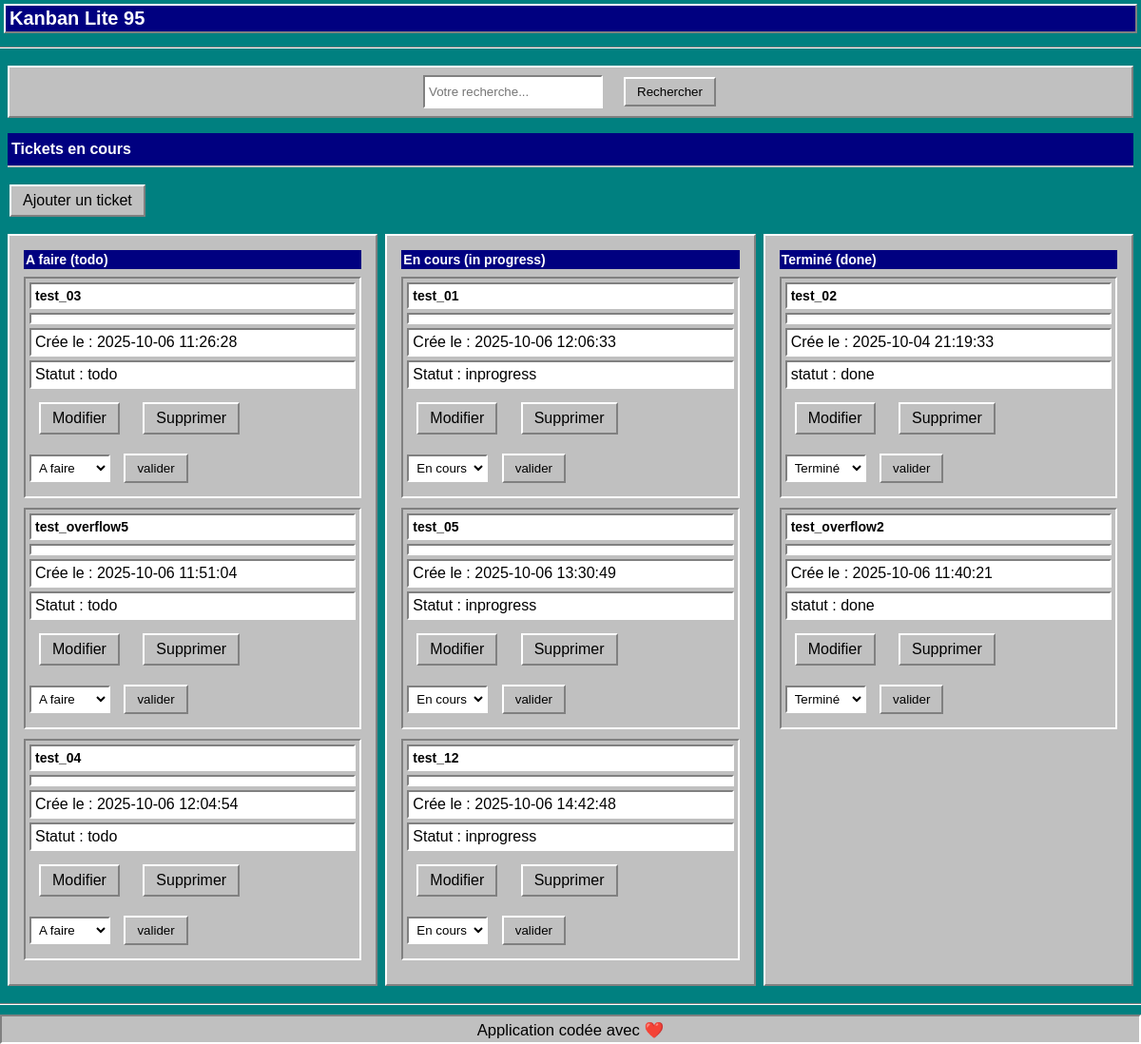
The page / on the database its author committed.
### tables this page shows
CREATE TABLE items (
    id INTEGER PRIMARY KEY AUTOINCREMENT NOT NULL,
    title TEXT NOT NULL,
    content TEXT NOT NULL,
    created_at DATETIME DEFAULT CURRENT_TIMESTAMP,
    `status` TEXT DEFAULT 'todo' CHECK (`status` IN ('todo', 'inprogress', 'done'))
);

### controllers/itemController.php (called while the page is built, shortened)
<?php
require_once __DIR__ . '/../core/db.php';
require_once __DIR__ . '/../models/itemModel.php';
function indexItems() {
    $todo = getTodoItem();
    $inprogress = getInprogressItem();
    $done = getDoneItem();
    include __DIR__ . '/../views/header.php';
    include __DIR__ . '/../views/items.php';
    include __DIR__ . '/../views/footer.php';
}

### public/index.php (called while the page is built)
<?php
require '../core/routeur.php';

### models/itemModel.php (called while the page is built, shortened)
<?php
function getTodoItem() {
    global $pdo;
    $stmt = $pdo->prepare("SELECT * FROM items WHERE status = 'todo' ORDER BY created_at ASC");
    $stmt->execute();
    return $stmt->fetchAll(PDO::FETCH_ASSOC);
}
function getInprogressItem() {
    global $pdo;
    $stmt = $pdo->prepare("SELECT * FROM items WHERE status = 'inprogress' ORDER BY created_at ASC");
    $stmt->execute();
    return $stmt->fetchAll(PDO::FETCH_ASSOC);
}
function getDoneItem() {
    global $pdo;
    $stmt = $pdo->prepare("SELECT * FROM items WHERE status = 'done' ORDER BY created_at ASC");
    $stmt->execute();
    return $stmt->fetchAll(PDO::FETCH_ASSOC);
}

### views/items.php (the view, shortened to what this page needs)
<div class="items-container">
    <div class="search-container">
        <form action="index.php" method="get">
            <input type="text" name="search" id="search" placeholder="Votre recherche...">
            <button type="submit">Rechercher</button>
        </form>
    </div>
    <div class="h2">
        <h2>Tickets en cours</h2>
    </div>
    <div class="link-add">
        <a href="index.php?route=items.create" class="link">Ajouter un ticket</a>
    </div>
    <div class="items-columns-container">
        <div class="column column-todo dropzone" data-status="todo">
            <div class="column-title">
                <h3>A faire (todo)</h3>
            </div>
            <div class="card-container">
                <?php if (empty($todo)): ?>
                    <p>Aucun item pour ce statut.</p>
                <?php else: ?>
                    <?php foreach ($todo as $item): ?>
                        <div class="card" draggable="true" data-id="<?= $item['id'] ?>">
                            <div class="card-details">
                                <p class="card-title">
                                    <?= htmlspecialchars($item['title']) ?>
                                </p>
                                <div class="rendered" data-md="<?= htmlspecialchars($item['content'], ENT_QUOTES) ?>"></div>
                                <div class="create-detail">
                                    <p>Crée le : <?= htmlspecialchars($item['created_at']) ?></p>
                                </div>
                                <div class="card-status">
                                    <p>Statut : <?= htmlspecialchars($item['status']) ?></p>
                                </div>
                                <div class="card-buttons">
                                    <a class="card-update" href="index.php?route=items.update&id=<?= $item['id'] ?>">Modifier</a>
                                    <a class="card-delete" href="index.php?route=items.delete&id=<?= $item['id'] ?>">Supprimer</a>
                                </div>
                                <form action="index.php" method="post" class="card-select">
                                    <select name="status">
                                        <option value="todo" <?= $item['status'] == 'todo' ? 'selected' : '' ?>>A faire</option>
                                    </select>
                                    <button type="submit" class="button-select">valider</button>
                                </form>
                            </div>
                        </div>
                    <?php endforeach; ?>
                <?php endif; ?>
            </div>
        </div>
        <div class="column column-inprogress dropzone" data-status="inprogress">
            <div class="column-title">
                <h3>En cours (in progress)</h3>
            </div>
            <div class="card-container">
                <?php if (empty($inprogress)): ?>
                    <p>Aucun item pour ce statut.</p>
                <?php else: ?>
                    <?php foreach ($inprogress as $item): ?>
                        <div class="card" draggable="true" data-id="<?= $item['id'] ?>">
                            <div class="card-details">
                                <p class="card-title">
                                    <?= htmlspecialchars($item['title']) ?>
                                </p>
                                <div class="rendered" data-md="<?= htmlspecialchars($item['content'], ENT_QUOTES) ?>"></div>
                                <div class="create-detail">
                                    <p>Crée le : <?= htmlspecialchars($item['created_at']) ?></p>
                                </div>
                                <div class="card-status">
                                    <p>Statut : <?= htmlspecialchars($item['status']) ?></p>
                                </div>
                                <div class="card-buttons">
                                    <a class="card-update" href="index.php?route=items.update&id=<?= $item['id'] ?>">Modifier</a>
                                    <a class="card-delete" href="index.php?route=items.delete&id=<?= $item['id'] ?>">Supprimer</a>
                                </div>
                                <form action="index.php" method="post" class="card-select">
                                    <select name="status">
                                        <option value="inprogress" <?= $item['status'] == 'inprogress' ? 'selected' : '' ?>>En cours</option>
                                    </select>
                                    <button type="submit" class="button-select">valider</button>
                                </form>
                            </div>
                        </div>
                    <?php endforeach; ?>
                <?php endif; ?>
            </div>
        </div>
        <div class="column column-done dropzone" data-status="done">
            <div class="column-title">
                <h3>Terminé (done)</h3>
            </div>
            <div class="card-container">
                <?php if (empty($done)): ?>
                    <p>Aucun item pour ce statut.</p>
                <?php else: ?>
                    <?php foreach ($done as $item): ?>
                        <div class="card" draggable="true" data-id="<?= $item['id'] ?>">
                            <div class="card-details">
                                <p class="card-title">
                                    <?= htmlspecialchars($item['title']) ?>
                                </p>
                                <div class="rendered" data-md="<?= htmlspecialchars($item['content'], ENT_QUOTES) ?>"></div>
                                <div class="create-detail">
                                    <p>Crée le : <?= htmlspecialchars($item['created_at']) ?></p>
                                </div>
                                <div class="card-status">
                                    <p>statut : <?= htmlspecialchars($item['status']) ?></p>
                                </div>
                                <div class="card-buttons">
                                    <a class="card-update" href="index.php?route=items.update&id=<?= $item['id'] ?>">Modifier</a>
                                    <a class="card-delete" href="index.php?route=items.delete&id=<?= $item['id'] ?>">Supprimer</a>
                                </div>
                                <form action="index.php" method="post" class="card-select">
                                    <select name="status">
                                        <option value="done" <?= $item['status'] == 'done' ? 'selected' : '' ?>>Terminé</option>
                                    </select>
                                    <button type="submit" class="button-select">valider</button>
                                </form>
                            </div>
                        </div>
                    <?php endforeach; ?>
                <?php endif; ?>
            </div>
        </div>
    </div>
</div>

### core/routeur.php (shortened to what this page needs)
<?php
require __DIR__ . '/../controllers/itemController.php';
$route = $_POST['route'] ?? $_GET['route'] ?? 'items.index';
switch ($route) {
    case 'items.index':
        indexItems();
        break;
}

### views/header.php (shortened to what this page needs)
<!DOCTYPE html>
<html lang="fr">
<head>
  <link rel="stylesheet" href="/css/style.css">
  <link rel="stylesheet" href="https://cdn.jsdelivr.net/simplemde/latest/simplemde.min.css">
</head>
<body>
  <div class="top">
    <h1>Kanban Lite 95</h1>
  </div>
  <hr>

### views/footer.php (shortened to what this page needs)
<hr>
    <div class="footer">
        <p><small>Application codée avec ❤️</small></p>
    </div>
</body>
</html>

### public/css/style.css (style rules this page uses)
* { margin: 0; padding: 0; box-sizing: border-box; text-decoration: none; font-family: "MS Sans Serif", Tahoma, Verdana, Segoe, sans-serif; color: #000000; word-break: break-word; overflow-wrap: break-word; }
html, body { height: 100%; margin: 0; padding: 0; }
body { background-color: #008080; color: #000000; display: flex; flex-direction: column; min-height: 100vh; }
.top { padding: 0; margin: 4px; border-style: solid; text-align: left; font-size: 20px; padding: 0; color: white; background-color: #C0C0C0; border-width: 2px; border-color: #FFFFFF #808080 #808080 #FFFFFF; }
.top h1 { font-size: 20px; padding: 2px 4px; color: #FFFFFF; background-color: #000080; margin: 0; }
hr { border: none; border-top: 1px solid #808080; border-bottom: 1px solid #FFFFFF; height: 2px; margin: 10px 0; }
.items-container { display: flex; flex-direction: column; flex-grow: 1; }
.search-container { padding: 0px; background-color: #C0C0C0; border-style: solid; border-width: 2px; border-color: #FFFFFF #808080 #808080 #FFFFFF; margin: 8px 8px; }
.search-container form { display: flex; gap: 4px; flex-wrap: wrap; justify-content: center; }
#search { margin: 8px; }
.items-columns-container { flex-grow: 1; display: flex; gap: 8px; padding: 8px; }
.column { flex: 1; padding: 10px; background-color: #C0C0C0; border-style: solid; border-width: 2px; border-color: #FFFFFF #808080 #808080 #FFFFFF; box-shadow: none; border-radius: 0; }
.column-todo, .column-inprogress, .column-done { background-color: #C0C0C0; margin: 0; }
.column-title h3 { background-color: #000080; color: white; padding: 2px; margin-bottom: 8px; font-size: 14px; text-align: left; }
.card { max-width: 100%; width: 100%; background-color: #C0C0C0; padding: 4px; margin: 0 0 8px 0; border-style: solid; border-width: 2px; border-color: #808080 #FFFFFF #FFFFFF #808080; box-shadow: none; border-radius: 0; cursor: grab; }
.card-title, .rendered, .create-detail, .card-status { background-color: #FFFFFF; padding: 4px; margin-bottom: 4px; border-style: solid; border-width: 2px; border-color: #808080 #FFFFFF #FFFFFF #808080; border-radius: 0; }
.card-title { font-size: 14px; text-align: left; font-weight: bold; }
.rendered { height: auto; max-height: 100px; overflow: auto; }
form input, form textarea, form select { background-color: #FFFFFF; border-style: solid; border-width: 2px; border-color: #808080 #FFFFFF #FFFFFF #808080; border-radius: 0; padding: 4px; }
form button, .link, .card-delete, .card-update, .button-select { background-color: #C0C0C0; color: #000000; border-style: solid; border-width: 2px; border-color: #FFFFFF #808080 #808080 #FFFFFF; margin: 10px; padding: 6px 12px; border-radius: 0; box-shadow: none; font-weight: normal; transition: none; display: inline-block; }
.footer { background-color: #C0C0C0; border-style: solid; border-width: 2px; border-color: #808080 #FFFFFF #FFFFFF #808080; padding: 2px; height: 5vh; display: flex; flex-direction: row; justify-content: center; align-items: center; font-size: 20px; }
.h2 { text-align: left; margin: 8px 10px; background-color: #000080; color: white; padding: 8px 4px; margin: 8px 8px 8px 8px; border-bottom: 2px solid #C0C0C0; }
.h2 h2 { color: white; font-size: 16px; margin: 0; }
@media (min-width: 300px) { .items-columns-container { flex-wrap: nowrap; justify-content: space-between; } }
@media (min-width: 300px) { .column { flex: 1 1 0; min-width: 0; padding: 15px; } }
@media (min-width: 300px) { .card-container { display: block; padding: 0; } }
@media (min-width: 300px) { .card { max-width: 100%; width: 100%; margin: 0 0 10px 0; } }
@media (min-width: 300px) { .card-delete, .card-update { font-size: 16px; padding: 6px 12px; } }

### rows shown on the page
items: title "test_03", created_at "2025-10-06 11:26:28", status "todo", status "A faire"
items: title "test_overflow5", created_at "2025-10-06 11:51:04", status "todo", status "A faire"
items: title "test_04", created_at "2025-10-06 12:04:54", status "todo", status "A faire"
items: title "test_01", created_at "2025-10-06 12:06:33", status "inprogress", status "En cours"
items: title "test_05", created_at "2025-10-06 13:30:49", status "inprogress", status "En cours"
items: title "test_12", created_at "2025-10-06 14:42:48", status "inprogress", status "En cours"
items: title "test_02", created_at "2025-10-04 21:19:33", status "done", status "Terminé"
items: title "test_overflow2", created_at "2025-10-06 11:40:21", status "done", status "Terminé"
